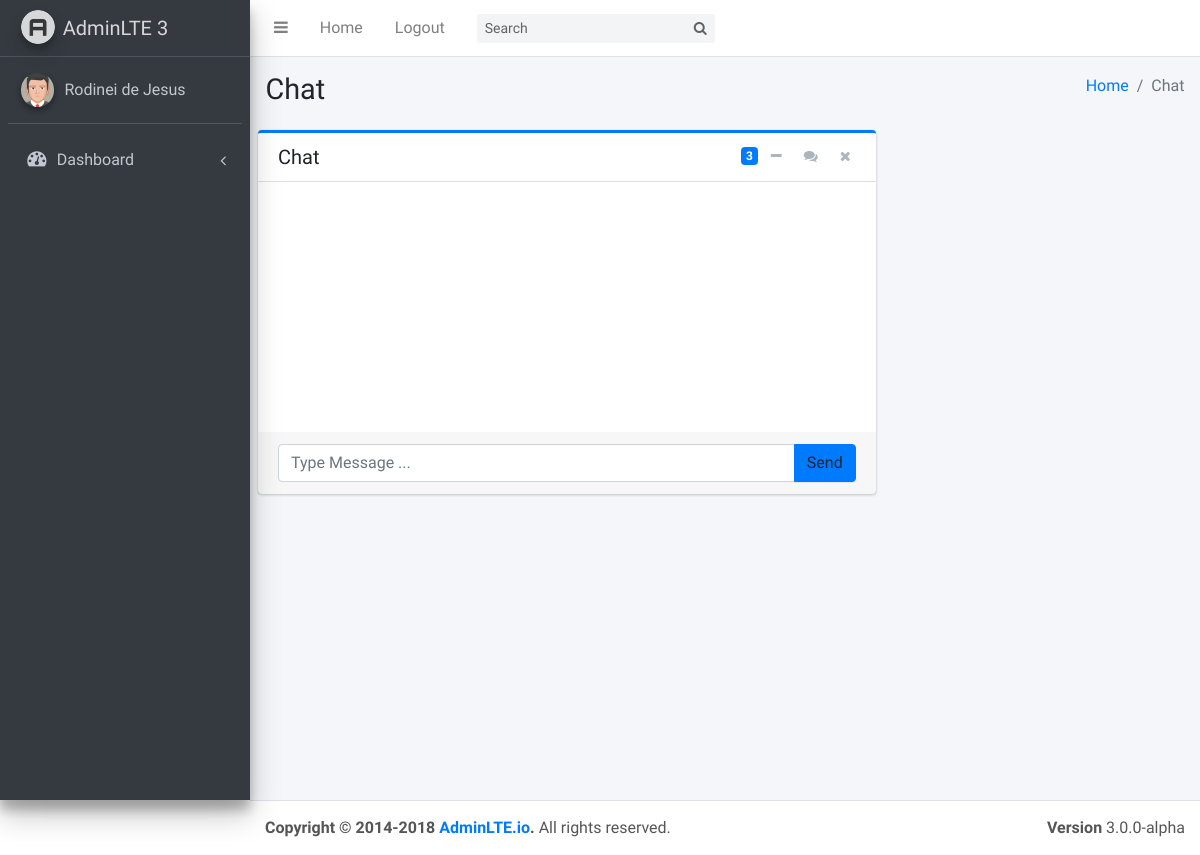
The page /chat (signed in) on the database its author committed.
### app/models/tables.py (models this page shows, shortened)
class User(UserMixin, db.Model):
    __tablename__ = "users"
    id = db.Column(db.Integer, primary_key=True)
    username = db.Column(db.String, unique=True)
    password = db.Column(db.String)
    name = db.Column(db.String)
    email = db.Column(db.String, unique=True)
    image = db.Column(db.String)
    token = db.Column(db.String)

### app/controllers/default.py (the view)
@app.route("/chat", methods=['GET'])
@login_required
def chat():
    messages = Message.query.all()
    return render_template("chat.html", messages=messages)

### app/controllers/default.py (called while the page is built)
@lm.user_loader
def load_user(id):
    return User.query.filter_by(id=id).first()

### app/templates/chat.html (shortened to what this page needs)
{% extends 'base.html' %}
{% block content %}
<section class="content-header">
    <div class="container-fluid">
      <div class="row mb-2">
        <div class="col-sm-6">
          <h1>Chat</h1>
        </div>
        <div class="col-sm-6">
          <ol class="breadcrumb float-sm-right">
            <li class="breadcrumb-item"><a href="#">Home</a></li>
            <li class="breadcrumb-item active">Chat</li>
          </ol>
        </div>
      </div>
    </div>
  </section>
  <section class="content">
    <div class="row">
      <div class="col-md-8">
        <div class="card card-primary card-outline direct-chat direct-chat-primary">
          <div class="card-header">
            <h3 class="card-title">Chat</h3>
            <div class="card-tools">
              <span data-toggle="tooltip" title="3 New Messages" class="badge bg-primary">3</span>
              <button type="button" class="btn btn-tool" data-widget="collapse"><i class="fa fa-minus"></i>
              </button>
              <button type="button" class="btn btn-tool" data-toggle="tooltip" title="Contacts"
                      data-widget="chat-pane-toggle">
                <i class="fa fa-comments"></i></button>
              <button type="button" class="btn btn-tool" data-widget="remove"><i class="fa fa-times"></i>
              </button>
            </div>
          </div>
          <div class="card-body">
            <div class="direct-chat-messages" id="content">
            </div>
          </div>
          <div class="card-footer">
              <div class="input-group">
                <input type="text" id="message" name="message" placeholder="Type Message ..." class="form-control">
                <span class="input-group-append">
                  <a class="btn btn-primary" id="chat_btn">Send</a>
                </span>
              </div>
          </div>
        </div>
      </div>
    </div>
  </section>
  {% endblock %}

### app/templates/base.html (shortened to what this page needs)
<!DOCTYPE html>
<html>
<head>
  <link rel="stylesheet" href="https://maxcdn.bootstrapcdn.com/font-awesome/4.4.0/css/font-awesome.min.css">
  <link rel="stylesheet" href="https://code.ionicframework.com/ionicons/2.0.1/css/ionicons.min.css">
  <link rel="stylesheet" href="{{ url_for('static', filename='AdminLTE-3.0.0-alpha.2/dist/css/adminlte.min.css') }}">
</head>
<body class="hold-transition sidebar-mini">
<div class="wrapper">
  <nav class="main-header navbar navbar-expand bg-white navbar-light border-bottom">
    <ul class="navbar-nav">
      <li class="nav-item">
        <a class="nav-link" data-widget="pushmenu" href="#"><i class="fa fa-bars"></i></a>
      </li>
      <li class="nav-item d-none d-sm-inline-block">
        <a href="/" class="nav-link">Home</a>
      </li>
      <li class="nav-item d-none d-sm-inline-block">
        <a href="{{ url_for('logout') }}" class="nav-link">Logout</a>
      </li>
    </ul>
    <form class="form-inline ml-3">
      <div class="input-group input-group-sm">
        <input class="form-control form-control-navbar" type="search" placeholder="Search" aria-label="Search">
        <div class="input-group-append">
          <button class="btn btn-navbar" type="submit">
            <i class="fa fa-search"></i>
          </button>
        </div>
      </div>
    </form>
  </nav>
  <aside class="main-sidebar sidebar-dark-primary elevation-4">
    <a href="/" class="brand-link">
      <img src="{{ url_for('static', filename='AdminLTE-3.0.0-alpha.2/dist/img/AdminLTELogo.png') }}"
           alt="AdminLTE Logo"
           class="brand-image img-circle elevation-3"
           style="opacity: .8">
      <span class="brand-text font-weight-light">AdminLTE 3</span>
    </a>
    <div class="sidebar">
      <div class="user-panel mt-3 pb-3 mb-3 d-flex">
        <div class="image">
          {% if current_user.image %}
          <img src="{{url_for('static', filename='uploads/profile/')}}{{current_user.image}}" class="img-circle elevation-2" alt="User Image">
          {% endif %}
        </div>
        <div class="info">
          <a href="{{ url_for('profile', id=current_user.id) }}" class="d-block">{{ current_user.name }}</a>
        </div>
      </div>
      <nav class="mt-2">
        <ul class="nav nav-pills nav-sidebar flex-column" data-widget="treeview" role="menu" data-accordion="false">
          <li class="nav-item has-treeview">
            <a href="#" class="nav-link">
              <i class="nav-icon fa fa-dashboard"></i>
              <p>
                Dashboard
                <i class="right fa fa-angle-left"></i>
              </p>
            </a>
          </li>
        </ul>
      </nav>
    </div>
  </aside>
  <div class="content-wrapper">
    {% block content %}
    {% endblock %}
  </div>
  <footer class="main-footer">
    <div class="float-right d-none d-sm-block">
      <b>Version</b> 3.0.0-alpha
    </div>
    <strong>Copyright &copy; 2014-2018 <a href="http://adminlte.io">AdminLTE.io</a>.</strong> All rights
    reserved.
  </footer>
</div>
</body>
</html>

### rows shown on the page
User: image (picture), name "Rodinei de Jesus"
